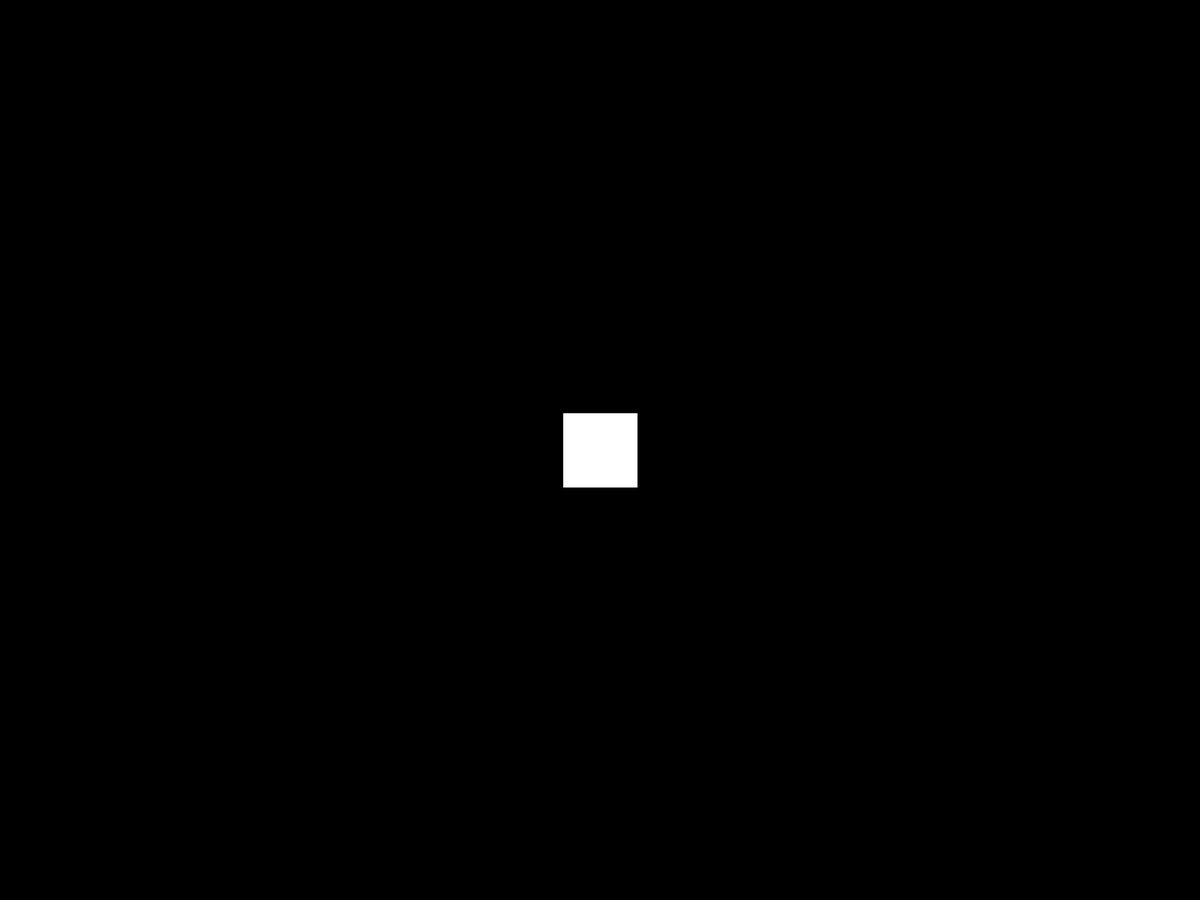
Frame 1 (no input)
Frame 60 (the mouse pressed at the canvas centre just before this capture): identical to frame 1, image omitted
Frame 120 (the mouse held since frame 60 and released just before this capture): identical to frame 1, image omitted

The Processing sketch that drew this single still picture (run headless with seeded random() and noise(); from frame 60 on, the mouse is pressed at the canvas centre):

// Processing sketch: Begining
// ── Begining.pde
//Sketch Setup
void setup() {
  fullScreen();
}

//Actual program
void draw() {
  background(0);
  fill(255);
  rectMode(CENTER);
  rect(width/2, height/2, 100, 100);
}
